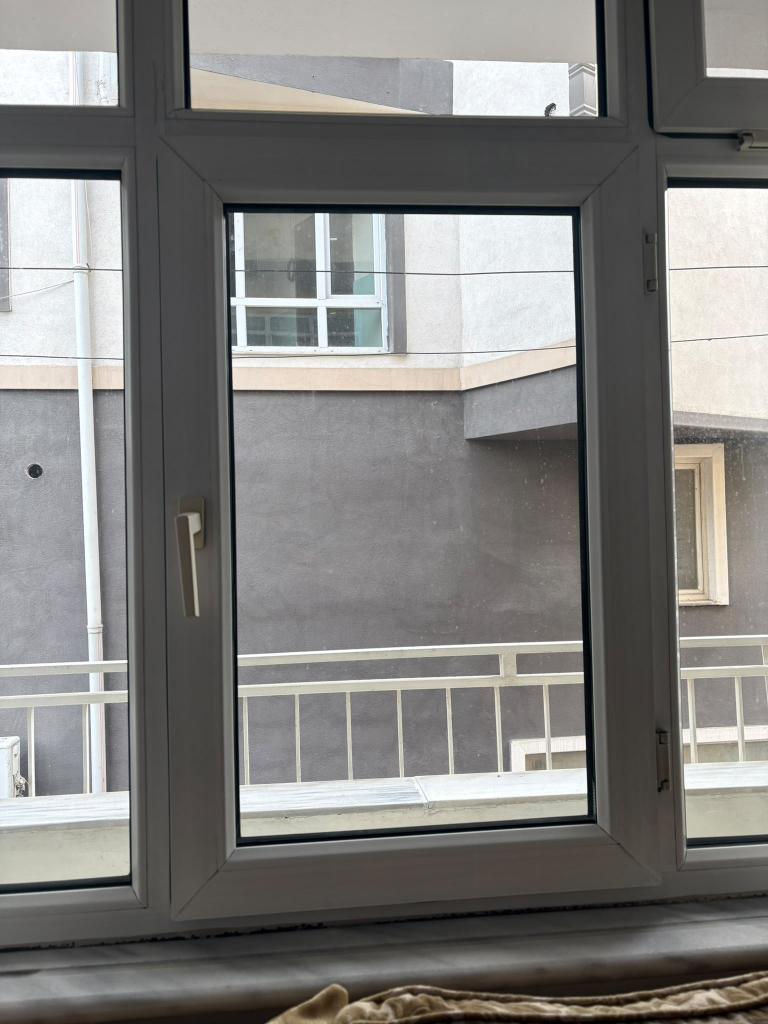
#> input picture test_images_angled/foto100_1.jpeg, 1536 x 2048 px (shown at 1/2 size)
$ python auto_detect_distance.py
#> lines starting #> are read from the running program, lines starting #| are printed output that depends on the picture; after the words box and inside, x2 and y2 are one past the last pixel; in counts of white or black regions, pixels touching at a corner belong together
import cv2
import numpy as np
import json
import os

# ============ AYARLAR ============

CALIBRATION_FILE = "kamera_parametreleri.json"

REAL_WIDTH_CM = 47.0
REAL_HEIGHT_CM = 82.0

TEST_IMAGES = [
    {"path": "test_images_angled/foto100_1.jpeg", "real_distance_cm": 100},
    {"path": "test_images_angled/foto100_2.jpeg", "real_distance_cm": 100},
    {"path": "test_images_angled/foto100_3.jpeg", "real_distance_cm": 100},
    {"path": "test_images_angled/foto100_4.jpeg", "real_distance_cm": 100},
]

# Canny kenar tespiti esik degerleri (goruntu cok karanlik/aydinlikysa
# bu degerlerle oynamak gerekebilir)
CANNY_LOW = 50
CANNY_HIGH = 150

# Bulunan dortgen adaylarinin gercek en-boy oranina ne kadar yakin
# olmasi gerektigi (0.35 = %35 sapmaya kadar kabul et)
ASPECT_RATIO_TOLERANCE = 0.35

# ==========================================================================


def order_corners(pts):
    """4 noktayi Sol-Ust, Sag-Ust, Sag-Alt, Sol-Alt sirasina sokar."""
    pts = np.array(pts, dtype=np.float64)
    s = pts.sum(axis=1)
    diff = np.diff(pts, axis=1).flatten()

    top_left = pts[np.argmin(s)]
    bottom_right = pts[np.argmax(s)]
    top_right = pts[np.argmin(diff)]
    bottom_left = pts[np.argmax(diff)]

    return [tuple(top_left), tuple(top_right), tuple(bottom_right), tuple(bottom_left)]


def refine_corners_subpixel(gray, corners):
    """Bulunan koseleri, komsu piksellerin gradyanina bakarak alt-piksel
    hassasiyetinde (daha keskin/gercek koseye dogru) iyilestirir."""
    corners_arr = np.array(corners, dtype=np.float32).reshape(-1, 1, 2)
    criteria = (cv2.TERM_CRITERIA_EPS + cv2.TERM_CRITERIA_MAX_ITER, 40, 0.001)
    refined = cv2.cornerSubPix(gray, corners_arr, (11, 11), (-1, -1), criteria)
    return [tuple(pt[0]) for pt in refined]


def auto_detect_window(image, real_width_cm, real_height_cm, tolerance):
    """Kenar tespiti + kontur analizi ile pencereye benzer en iyi
    dortgeni bulmaya calisir. Bulunursa 4 kose (sirali), bulunamazsa
    None dondurur."""
    gray = cv2.cvtColor(image, cv2.COLOR_BGR2GRAY)
    blurred = cv2.GaussianBlur(gray, (5, 5), 0)
    edges = cv2.Canny(blurred, CANNY_LOW, CANNY_HIGH)
    edges = cv2.dilate(edges, np.ones((5, 5), np.uint8), iterations=2)
    edges = cv2.erode(edges, np.ones((5, 5), np.uint8), iterations=1)

    contours, _ = cv2.findContours(edges, cv2.RETR_LIST, cv2.CHAIN_APPROX_SIMPLE)
    contours = sorted(contours, key=cv2.contourArea, reverse=True)

    target_ratio = real_width_cm / real_height_cm
    img_area = image.shape[0] * image.shape[1]

    best_candidate = None
    best_score = float("inf")

    for cnt in contours[:30]:  # sadece en buyuk 30 konturu incele (hiz icin)
        area = cv2.contourArea(cnt)
        if area < img_area * 0.03:  # goruntunun %3'unden kucukse atla
            continue

        peri = cv2.arcLength(cnt, True)
        approx = cv2.approxPolyDP(cnt, 0.02 * peri, True)

        if len(approx) != 4:
            continue
        if not cv2.isContourConvex(approx):
            continue

        pts = approx.reshape(4, 2)
        ordered = order_corners(pts)
        tl, tr, br, bl = ordered

        w1 = np.hypot(tr[0] - tl[0], tr[1] - tl[1])
        w2 = np.hypot(br[0] - bl[0], br[1] - bl[1])
        h1 = np.hypot(bl[0] - tl[0], bl[1] - tl[1])
        h2 = np.hypot(br[0] - tr[0], br[1] - tr[1])

        avg_w = (w1 + w2) / 2
        avg_h = (h1 + h2) / 2
        if avg_h == 0:
            continue

        found_ratio = avg_w / avg_h
        ratio_diff = abs(found_ratio - target_ratio) / target_ratio

        if ratio_diff > tolerance:
            continue

        # skor: oran farki ne kadar kucukse o kadar iyi (ayni zamanda
        # buyuk alanlari hafif odullendiriyoruz)
        score = ratio_diff - (area / img_area) * 0.1

        if score < best_score:
            best_score = score
            best_candidate = ordered

    return best_candidate


corner_points = []


# [32 lines left out: functions mouse_callback, pick_corners_manual, not called in this run]


def confirm_detection(image, corners):
    """Bulunan dortgeni ekranda gosterip kullanicidan onay ister."""
    display = image.copy()
    pts = np.array(corners, np.int32)
    cv2.polylines(display, [pts], True, (0, 255, 0), 4)
    for i, pt in enumerate(corners):
        cv2.circle(display, (int(pt[0]), int(pt[1])), 10, (0, 0, 255), -1)

    window_name = "Bu dogru mu? Y = Evet, R = Hayir (elle sec)"
    cv2.namedWindow(window_name, cv2.WINDOW_NORMAL)
    cv2.resizeWindow(window_name, 800, 1000)
    cv2.imshow(window_name, display)

    print("  Tespit edilen dortgen ekranda gosteriliyor.")
    print("  Dogruysa 'y', yanlissa 'r' tuslayip Enter'a basmadan sadece harfe basin.")

    result = None
    while True:
        key = cv2.waitKey(0) & 0xFF
        if key == ord('y'):
            result = True
            break
        elif key == ord('r'):
            result = False
            break

    cv2.destroyAllWindows()
    return result


# [40 lines left out: functions get_scaled_camera_matrix, solve_distance, not called in this run]


def main():
    if not os.path.exists(CALIBRATION_FILE):
        print(f"HATA: '{CALIBRATION_FILE}' bulunamadi.")
        return

    with open(CALIBRATION_FILE, "r", encoding="utf-8") as f:
#> (reads kamera_parametreleri.json from the repository)
        calib = json.load(f)

    for item in TEST_IMAGES:
        path = item["path"]
        real_dist = item.get("real_distance_cm")

        if not os.path.exists(path):
            print(f"\n[ATLA] Dosya bulunamadi: {path}")
            continue

        image = cv2.imread(path)
#> image is the input picture: shape (2048, 1536, 3); mean B, G, R 125.1, 127.5, 128.5
        if image is None:
            print(f"\n[ATLA] Okunamadi: {path}")
            continue

        img_h, img_w = image.shape[:2]
#> img_h = 2048; img_w = 1536
        print(f"\n=== {path} ({img_w}x{img_h}) ===")
#| === test_images_angled/foto100_1.jpeg (1536x2048) ===

        print("  Otomatik tespit deneniyor...")
        corners = auto_detect_window(image, REAL_WIDTH_CM, REAL_HEIGHT_CM, ASPECT_RATIO_TOLERANCE)
#> in auto_detect_window, `edges = cv2.Canny(blurred, CANNY_LOW, CANNY_HIGH)`:
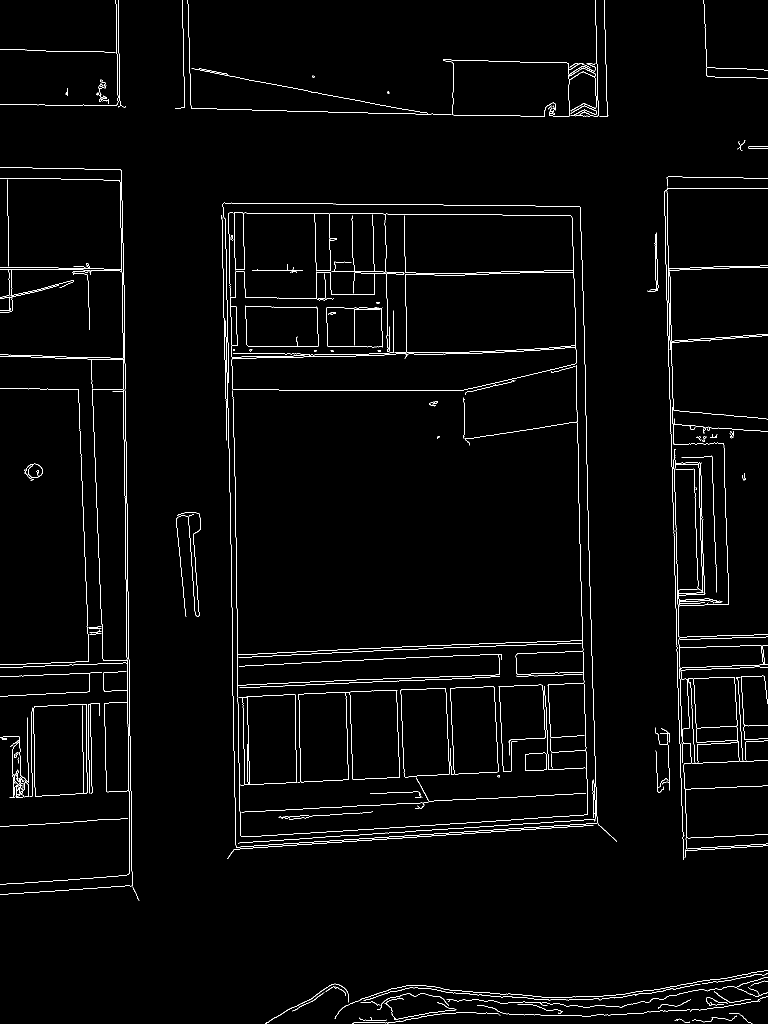
#> edges: shape (2048, 1536) (shown at 1/2 size); 1.9% white in thin lines or dots
#> in auto_detect_window, `edges = cv2.dilate(edges, np.ones((5, 5), np.uint8), iterations=2)`:
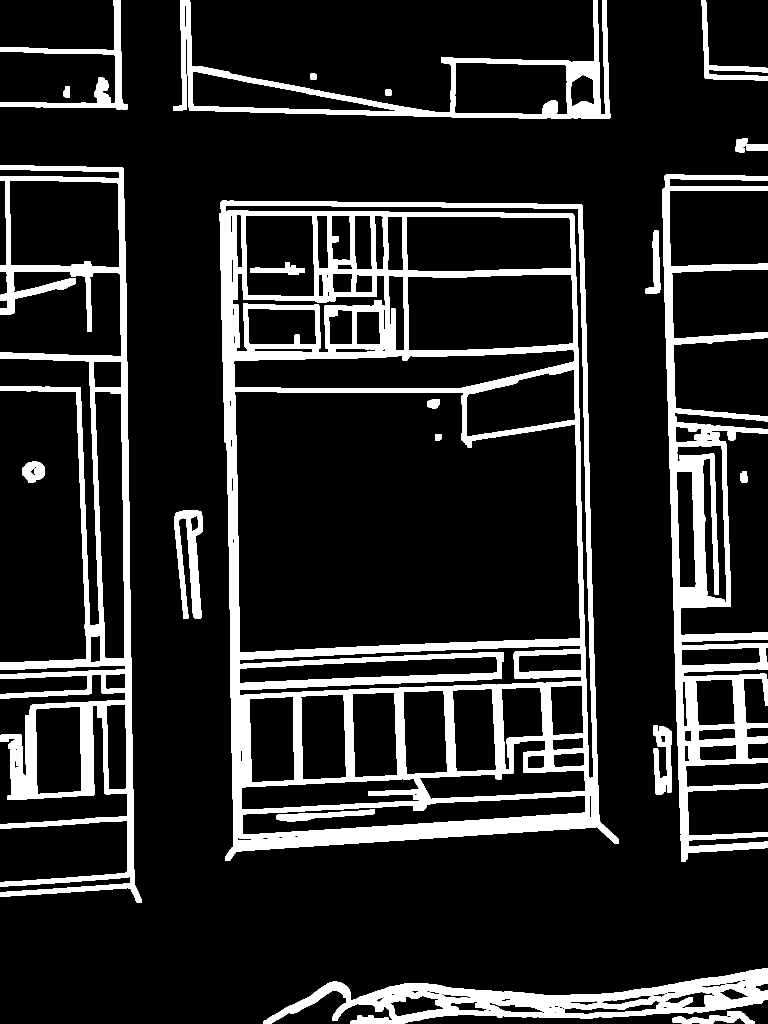
#> edges: shape (2048, 1536) (shown at 1/2 size); 14.9% white; 23 white regions, largest, box (x1, y1, x2, y2) and area: (439, 401, 1238, 1722) 209857, (0, 331, 283, 1806) 81754, (1325, 349, 1536, 1724) 71764
#> in auto_detect_window, `edges = cv2.erode(edges, np.ones((5, 5), np.uint8), iterations=1)`:
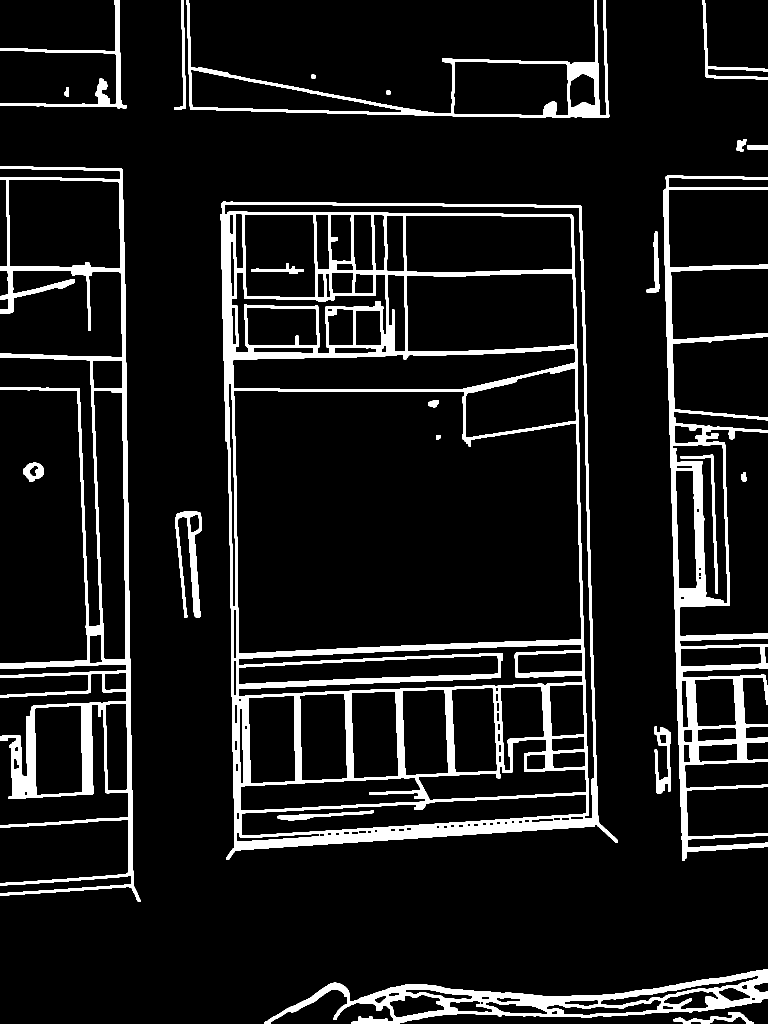
#> edges: shape (2048, 1536) (shown at 1/2 size); 9.8% white; 24 white regions
#> in auto_detect_window, `contours, _ = cv2.findContours(edges, cv2.RETR_LIST, cv2.CHAIN_APPROX_..`: contours = 167 contours; largest, box (x1, y1, x2, y2) and area: (441, 403, 1236, 1720) 917684, (467, 781, 1164, 1308) 330152, (0, 333, 281, 1804) 141802, (1327, 351, 1536, 1722) 89614, (373, 0, 1219, 236) 56922
#> the loop in auto_detect_window, `for cnt in contours[:30]:` made 30 passes
#> (area, peri, s in order_corners, diff in order_corners, w1, w2, h1) on pass 1: (917684.5, 4201.7, [848, 2171, 2920, 1574], [-40, 1267, 450, -750], 718, 783.7, 1315)
#> area on passes 4 to 9: 89614.5, 56922.5, 49827.5, 43261, 40289, 38387.5
#> after the loop in auto_detect_window, `for cnt in contours[:30]:`: best_score = -0.0176
#> corners = [(444, 404), (1162, 412), (1235, 1685), (452, 1719)]

        if corners is not None:
            gray_for_refine = cv2.cvtColor(image, cv2.COLOR_BGR2GRAY)
            try:
                corners = refine_corners_subpixel(gray_for_refine, corners)
#> in refine_corners_subpixel, `corners_arr = np.array(corners, dtype=np.float32).reshape(-1, 1, 2)`: corners_arr = [[444, 404], [1162, 412], [1235, 1685], [452, 1719]]
#> in refine_corners_subpixel, `refined = cv2.cornerSubPix(gray, corners_arr, (11, 11), (-1, -1), crit..`: refined = [[445.3, 405.2], [1160.1, 412], [1236.8, 1687.1], [452.4, 1720.8]]
#> corners = [(445.3, 405.2), (1160.1, 412), (1236.8, 1687.1), (452.4, 1720.8)]
                print("  Koseler alt-piksel hassasiyetinde iyilestirildi.")
            except cv2.error:
                print("  [UYARI] Alt-piksel iyilestirme basarisiz oldu, ham koseler kullaniliyor.")

            confirmed = confirm_detection(image, corners)
#> in confirm_detection, `pts = np.array(corners, np.int32)`: pts = [[445, 405], [1160, 412], [1236, 1687], [452, 1720]]
#> in confirm_detection, `cv2.polylines(display, [pts], True, (0, 255, 0), 4)`:
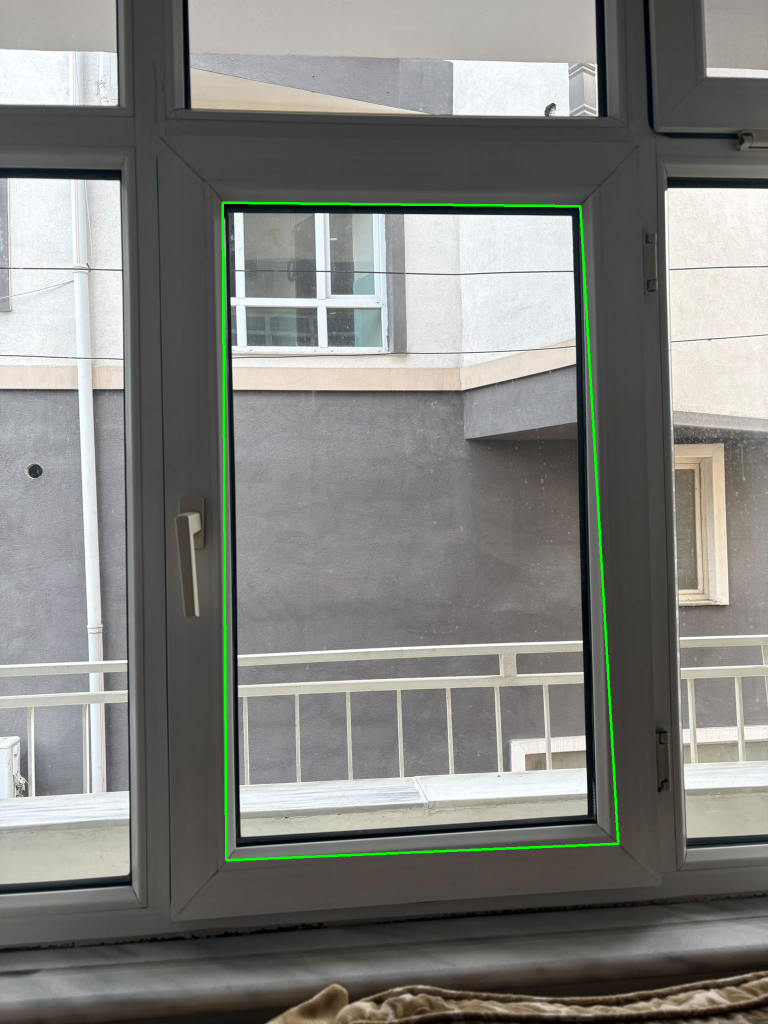
#> display: shape (2048, 1536, 3) (shown at 1/2 size); 0.65% of pixels changed, all inside (x1, y1, x2, y2) = (443, 403, 1239, 1723)
#> the loop in confirm_detection, `for i, pt in enumerate(corners):` made 4 passes
#> after the loop in confirm_detection, `for i, pt in enumerate(corners):`:
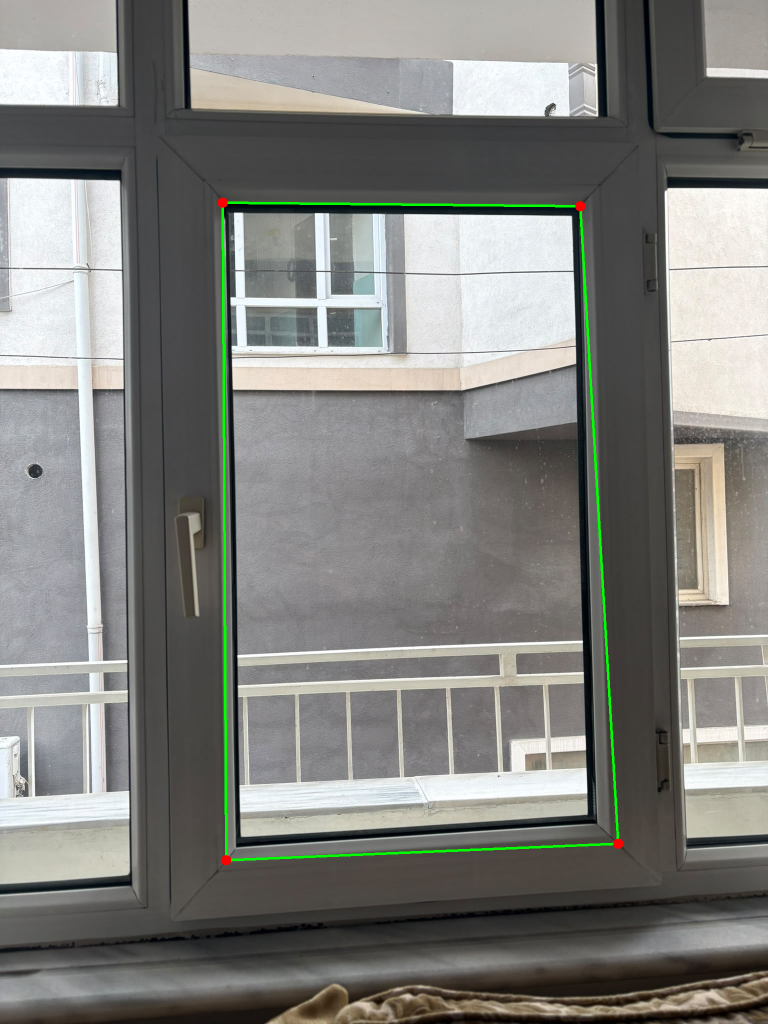
#> display: shape (2048, 1536, 3) (shown at 1/2 size); 0.04% of pixels changed, all inside (x1, y1, x2, y2) = (435, 395, 1247, 1731)
#> (key q is pressed here)
            if not confirmed:
                print("  Otomatik tespit reddedildi, elle secime geciliyor...")
                corners = pick_corners_manual(image)
        else:
            print("  Otomatik tespit basarisiz oldu, elle secime geciliyor...")
            corners = pick_corners_manual(image)

        if corners is None or len(corners) < 4:
            print("  [ATLA] Kose bulunamadi.")
            continue

        camera_matrix, dist_coeffs = get_scaled_camera_matrix(calib, img_w, img_h)
        dist_z, dist_euclid = solve_distance(
            corners, REAL_WIDTH_CM, REAL_HEIGHT_CM, camera_matrix, dist_coeffs
        )

        if dist_z is None:
            print("  [HATA] solvePnP cozemedi.")
            continue

        print(f"  Z-ekseni (derinlik) mesafesi: {dist_z:.1f} cm")
        print(f"  Oklid mesafesi: {dist_euclid:.1f} cm")

        if real_dist:
            error_z = abs(dist_z - real_dist)
            print(f"  Gercek mesafe: {real_dist} cm")
            print(f"  HATA (Z-ekseni): {error_z:.1f} cm ({error_z/real_dist*100:.1f}%)")

    print("\nTum test gorselleri islendi.")


if __name__ == "__main__":
    main()
